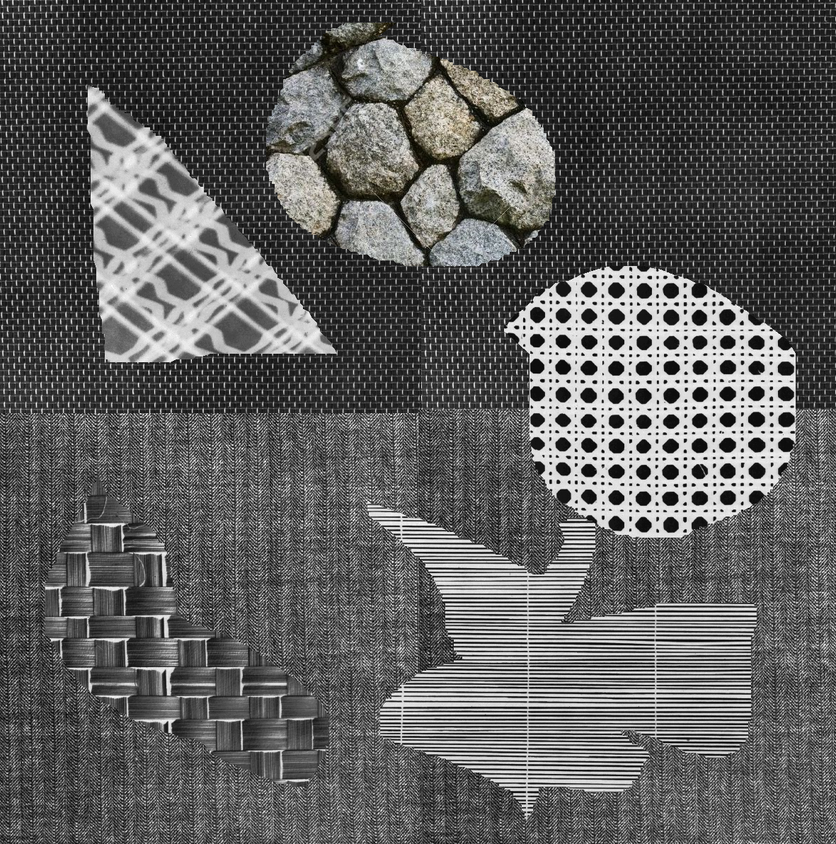
#> input picture Practica4/ComposicionJoseAntonio1181x1193.png, 836 x 844 px, shrunk from 1181 x 1193 before the run
$ python p4b.py
#> lines starting #> are read from the running program, lines starting #| are printed output that depends on the picture
import numpy as np
from PIL import Image
import matplotlib.pyplot as plt

# === Ruta de la imagen ===
image_path = "ComposicionJoseAntonio1181x1193.png"  # cámbiala si está en otra carpeta

# === Cargar y convertir a escala de grises ===
img = Image.open(image_path).convert("L")
gray = np.array(img, dtype=np.uint8)

# === Implementación manual del LBP ===
h, w = gray.shape
#> h = 844; w = 836
lbp = np.zeros_like(gray, dtype=np.uint8)

# Se definen pesos en sentido horario desde la esquina superior izquierda
weights = [1, 2, 4, 8, 16, 32, 64, 128]
neighbors = [(-1,-1), (-1,0), (-1,1),
             ( 0, 1), ( 1,1), ( 1,0),
             ( 1,-1), ( 0,-1)]

for y in range(1, h-1):
    for x in range(1, w-1):
        c = gray[y, x]
        code = 0
        for wgt, (dy, dx) in zip(weights, neighbors):
            nb = gray[y+dy, x+dx]
            if nb >= c:
                code += wgt
        lbp[y, x] = code
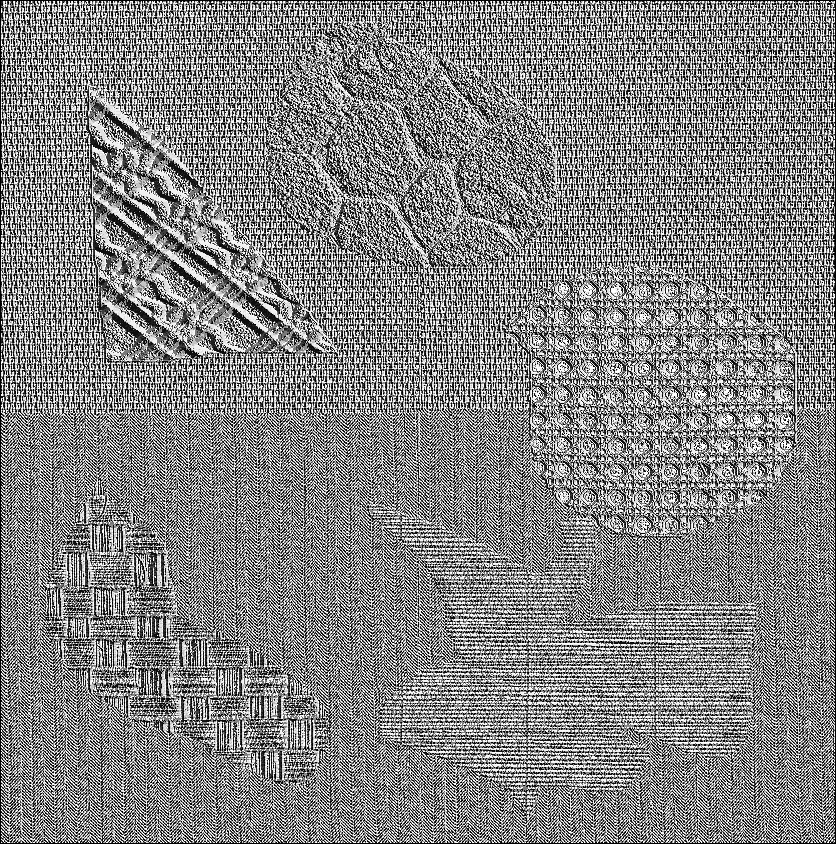
#> lbp: shape (844, 836); min 0, max 255, mean 132.1

# === Mostrar resultados ===
plt.figure(figsize=(10,5))
plt.subplot(1,2,1)
plt.title("Imagen original (grises)")
plt.imshow(gray, cmap="gray")
plt.axis("off")

plt.subplot(1,2,2)
plt.title("LBP manual 3x3")
plt.imshow(lbp, cmap="gray")
plt.axis("off")

plt.show()
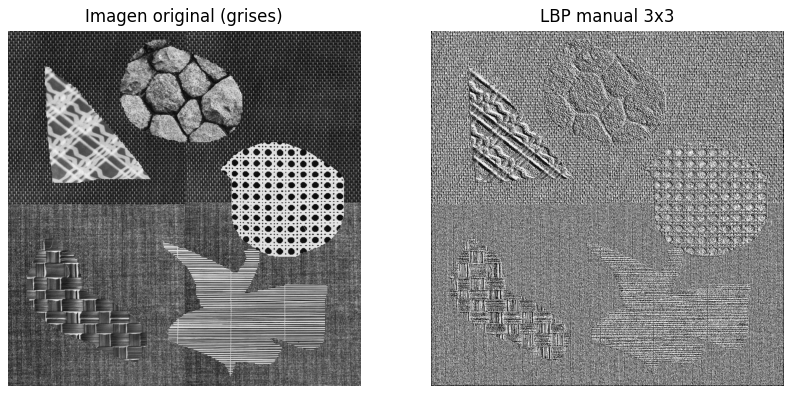
#> figure drawn by matplotlib, 2 panels

# === Guardar resultado ===
Image.fromarray(lbp).save("lbp_resultado.png")
print("LBP guardado como lbp_resultado.png")
